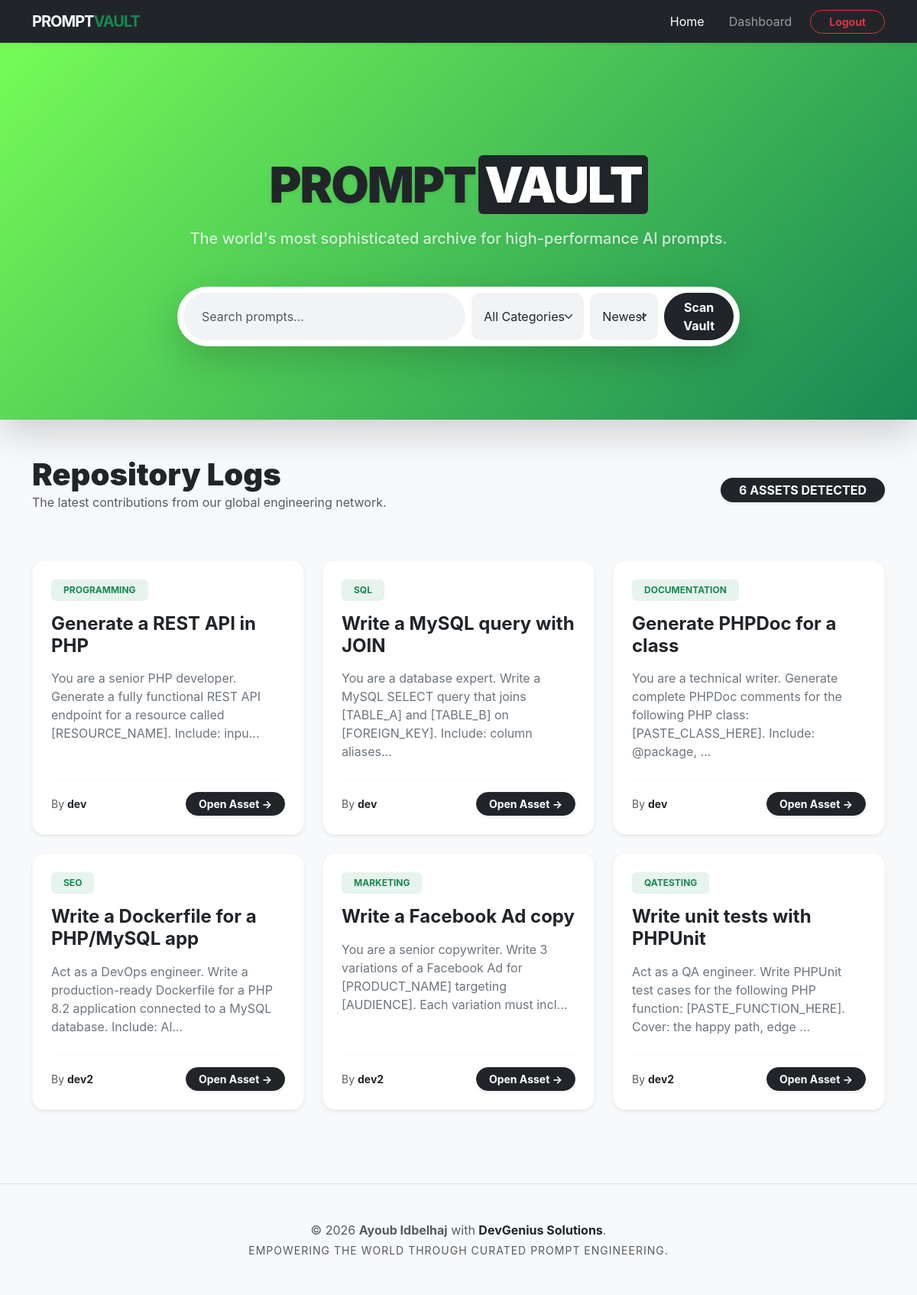
Page /app/index.php (signed in) on the committed database.
### tables this page shows
CREATE TABLE prompts (
    id          INT UNSIGNED NOT NULL AUTO_INCREMENT,  
    title       VARCHAR(200) NOT NULL,  
    content     TEXT         NOT NULL,  
    user_id     INT UNSIGNED NOT NULL,  
    category_id INT UNSIGNED NOT NULL,  
    created_at  DATETIME     NOT NULL DEFAULT CURRENT_TIMESTAMP,  
    updated_at  DATETIME     NOT NULL DEFAULT CURRENT_TIMESTAMP ON UPDATE CURRENT_TIMESTAMP,  
    PRIMARY KEY (id),

     
    CONSTRAINT fk_prompts_user     FOREIGN KEY (user_id)     REFERENCES users(id)      ON DELETE CASCADE,
     
    CONSTRAINT fk_prompts_category FOREIGN KEY (category_id) REFERENCES categories(id) ON DELETE RESTRICT
);

CREATE TABLE categories (
    id         INT UNSIGNED NOT NULL AUTO_INCREMENT,  
    name       VARCHAR(100) NOT NULL UNIQUE,  
    created_at DATETIME     NOT NULL DEFAULT CURRENT_TIMESTAMP,  
    PRIMARY KEY (id)
);

CREATE TABLE users (
    id            INT UNSIGNED         NOT NULL AUTO_INCREMENT,  
    username      VARCHAR(50)          NOT NULL UNIQUE, 
    email         VARCHAR(150)         NOT NULL UNIQUE, 
    password_hash VARCHAR(255)         NOT NULL, 
    role          ENUM('user','admin') NOT NULL DEFAULT 'user',  
    created_at    DATETIME             NOT NULL DEFAULT CURRENT_TIMESTAMP,  
    PRIMARY KEY (id)  
);

### app/index.php (the view, shortened to what this page needs)
<?php
require_once dirname(__DIR__) . '/config/db.php';
$search   = isset($_GET['search']) ? trim($_GET['search']) : '';
$category = isset($_GET['category']) ? $_GET['category'] : '';
$sort     = isset($_GET['sort']) ? $_GET['sort'] : 'newest';
$page     = isset($_GET['page']) && is_numeric($_GET['page']) ? (int)$_GET['page'] : 1;
$limit    = 6;
$offset   = ($page - 1) * $limit;
try {
    $baseQuery = "
        FROM prompts p
        INNER JOIN users u ON p.user_id = u.id
        INNER JOIN categories c ON p.category_id = c.id
        WHERE 1=1
    ";
    $params = [];
    $countStmt = $pdo->prepare("SELECT COUNT(*) $baseQuery");
    $countStmt->execute($params);
    $totalCount = $countStmt->fetchColumn();
    $orderBy = ($sort === 'oldest') ? 'p.created_at ASC' : 'p.created_at DESC';
    $mainStmt = $pdo->prepare("SELECT p.*, u.username as author, c.name as category $baseQuery ORDER BY $orderBy LIMIT $limit OFFSET $offset");
    $mainStmt->execute($params);
    $prompts = $mainStmt->fetchAll();
} catch (PDOException $e) {
    $error = "System Synchronization Error: " . $e->getMessage();
}
require_once dirname(__DIR__) . '/includes/header.php';
?>
<section class="hero-section text-center shadow-lg mb-5 pb-5">
    <div class="container py-lg-5">
        <h1 class="display-3 fw-900 mb-3 text-dark">
            PROMPT<span class="text-white bg-dark px-2 rounded ms-1">VAULT</span>
        </h1>
        <p class="lead mb-5 mx-auto w-75 fw-500 opacity-75">
            The world's most sophisticated archive for high-performance AI prompts.
        </p>
        <div class="row justify-content-center">
            <div class="col-md-10 col-lg-8">
                <form action="index.php" method="GET" class="bg-white p-2 rounded-pill shadow-lg d-flex gap-2">
                    <input type="text" name="search" class="form-control border-0 px-4 rounded-pill" value="<?php echo htmlspecialchars($search); ?>" placeholder="Search prompts..." style="box-shadow: none;">
                    <select name="category" class="form-select border-0 w-auto d-none d-md-block" style="box-shadow: none;">
                        <option value="">All Categories</option>
                    </select>
                    <select name="sort" class="form-select border-0 w-auto d-none d-lg-block" style="box-shadow: none;">
                        <option value="newest" <?php echo ($sort == 'newest') ? 'selected' : ''; ?>>Newest</option>
                    </select>
                    <button type="submit" class="btn btn-dark px-4 rounded-pill fw-bold">Scan Vault</button>
                </form>
            </div>
        </div>
    </div>
</section>
<div class="container pb-5" id="prompts">
    <div class="row align-items-center mb-5 mt-4">
        <div class="col-md-8">
            <h2 class="fw-900 display-6 mb-0">Repository Logs</h2>
            <p class="text-muted">
                <?php if (!empty($search) || !empty($category)): ?>
                    Filtered Results: <span class="fw-bold text-dark">'<?php echo htmlspecialchars($search); ?>'</span>
                    <a href="index.php" class="text-danger small ms-2 text-decoration-none">Clear Filters &times;</a>
                <?php else: ?>
                    The latest contributions from our global engineering network.
                <?php endif; ?>
            </p>
        </div>
        <div class="col-md-4 text-md-end">
            <span class="badge bg-dark rounded-pill py-2 px-4 shadow-sm fs-6">
                <?php echo $totalCount; ?> ASSETS DETECTED
            </span>
        </div>
    </div>
    <?php if (isset($error)): ?>
        <div class="alert alert-danger py-4 shadow-sm rounded-4" role="alert">
            <h5 class="alert-heading fw-bold">Critical Error</h5>
            <p class="mb-0"><code><?php echo $error; ?></code></p>
        </div>
    <?php else: ?>
        <div class="row g-4 justify-content-center">
            <?php foreach ($prompts as $prompt): ?>
                <div class="col-sm-12 col-md-6 col-lg-4">
                    <article class="card h-100 shadow-sm rounded-4 border-light transition-hover overflow-hidden">
                        <div class="card-body p-4 d-flex flex-column">
                            <div class="mb-3">
                                <span class="badge bg-success bg-opacity-10 text-success text-uppercase fw-bold py-2 px-3 small">
                                    <?php echo htmlspecialchars($prompt['category']); ?>
                                </span>
                            </div>
                            <h4 class="card-title fw-bold mb-3"><?php echo htmlspecialchars($prompt['title']); ?></h4>
                            <p class="card-text text-secondary mb-4 flex-grow-1">
                                <?php
                                    $snippet = htmlspecialchars($prompt['content']);
                                    echo (strlen($snippet) > 130) ? substr($snippet, 0, 130) . "..." : $snippet;
                                ?>
                            </p>
                            <div class="mt-auto d-flex justify-content-between align-items-center border-top border-light pt-3">
                                <div class="text-muted small">
                                    By <span class="fw-bold text-dark"><?php echo htmlspecialchars($prompt['author']); ?></span>
                                </div>
                                <a href="view-prompt.php?id=<?php echo $prompt['id']; ?>" class="btn btn-sm btn-dark px-3 rounded-pill fw-bold shadow-sm">
                                    Open Asset &rarr;
                                </a>
                            </div>
                        </div>
                    </article>
                </div>
            <?php endforeach; ?>
        </div>
    <?php endif; ?>
</div>
<?php require_once dirname(__DIR__) . '/includes/footer.php'; ?>

### includes/header.php (shortened to what this page needs)
<!DOCTYPE html>
<html lang="en">
<head>
    <link href="https://cdn.jsdelivr.net/npm/bootstrap@5.3.0/dist/css/bootstrap.min.css" rel="stylesheet">
    <link rel="stylesheet" href="../style/main.css">
</head>
<body>
    <?php
    $current_page = basename($_SERVER['PHP_SELF']);
    $is_logged_in = isset($_SESSION['user_id']);
    ?>
    <nav class="navbar navbar-expand-lg navbar-dark bg-dark shadow-sm">
        <div class="container">
            <a class="navbar-brand fw-bold" href="index.php">
                PROMPT<span class="text-success">VAULT</span>
            </a>
            <div class="collapse navbar-collapse" id="navbarNav">
                <ul class="navbar-nav ms-auto align-items-center">
                    <li class="nav-item">
                        <a class="nav-link px-3 <?php echo ($current_page == 'index.php') ? 'active' : ''; ?>" href="index.php">Home</a>
                    </li>
                    <?php if ($is_logged_in): ?>
                        <li class="nav-item">
                            <a class="nav-link px-3 <?php echo ($current_page == 'dashboard.php') ? 'active' : ''; ?>" href="dashboard.php">Dashboard</a>
                        </li>
                        <li class="nav-item ms-lg-2">
                            <a class="btn btn-outline-danger btn-sm rounded-pill px-4 fw-bold" href="logout.php">Logout</a>
                        </li>
                    <?php endif; ?>
                </ul>
            </div>
        </div>
    </nav>
    <main>

### includes/footer.php (shortened to what this page needs)
    </main>
    <footer class="bg-light py-5 mt-5 border-top">
        <div class="container text-center text-muted">
            <p class="mb-1">&copy; <?php echo date('Y'); ?> <span class="fw-bold">Ayoub Idbelhaj</span> with <span class="fw-bold text-dark">DevGenius Solutions</span>.</p>
            <p class="small mb-0 text-uppercase letter-spacing-1">Empowering the world through curated prompt engineering.</p>
        </div>
    </footer>
</body>
</html>

### style/main.css (style rules this page uses)
:root { --primary-color: #198754; --primary-dark: #146c43; --dark-color: #212529; --accent-color: #76fc58; --bg-light: #f8f9fa; --card-shadow: 0 10px 30px rgba(0, 0, 0, 0.05); --card-shadow-hover: 0 15px 45px rgba(0, 0, 0, 0.1); }
html { scroll-behavior: smooth; height: 100%; }
body { background-color: var(--bg-light); font-family: 'Inter', system-ui, -apple-system, sans-serif; color: var(--dark-color); display: flex; flex-direction: column; min-height: 100vh; }
main { flex: 1; }
.fw-900 { font-weight: 900; }
.fw-500 { font-weight: 500; }
.letter-spacing-1 { letter-spacing: 1px; }
.hero-section { background: linear-gradient(135deg, var(--accent-color) 0%, var(--primary-color) 100%); color: #fff; padding: 100px 0; text-shadow: 0 2px 4px rgba(0,0,0,0.1); }
.hero-section h1 { letter-spacing: -2px; }
.transition-hover { transition: transform 0.3s cubic-bezier(0.34, 1.56, 0.64, 1), box-shadow 0.3s ease; }
.card { transition: all 0.3s ease; }
.form-control, .form-select { padding: 12px 16px; border-radius: 12px; border: 2px solid transparent; background-color: #f1f3f5; transition: all 0.2s ease; }
.navbar-brand { font-weight: 800; letter-spacing: -1px; }
footer { padding: 40px 0; margin-top: auto; }

### rows in the picture
prompts: category.name "PROGRAMMING", title "Generate a REST API in PHP", content "You are a senior PHP developer. Generate a fully functional REST API endpoint for a resource called [RESOURCE_NAME]. Include: inpu", user.username "dev"
prompts: category.name "SQL", title "Write a MySQL query with JOIN", content "You are a database expert. Write a MySQL SELECT query that joins [TABLE_A] and [TABLE_B] on [FOREIGN_KEY]. Include: column aliases", user.username "dev"
prompts: category.name "DOCUMENTATION", title "Generate PHPDoc for a class", content "You are a technical writer. Generate complete PHPDoc comments for the following PHP class: [PASTE_CLASS_HERE]. Include: @package,", user.username "dev"
prompts: category.name "SEO", title "Write a Dockerfile for a PHP/MySQL app", content "Act as a DevOps engineer. Write a production-ready Dockerfile for a PHP 8.2 application connected to a MySQL database. Include: Al", user.username "dev2"
prompts: category.name "MARKETING", title "Write a Facebook Ad copy", content "You are a senior copywriter. Write 3 variations of a Facebook Ad for [PRODUCT_NAME] targeting [AUDIENCE]. Each variation must incl", user.username "dev2"
prompts: category.name "QATESTING", title "Write unit tests with PHPUnit", content "Act as a QA engineer. Write PHPUnit test cases for the following PHP function: [PASTE_FUNCTION_HERE]. Cover: the happy path, edge", user.username "dev2"

### other values in the picture
$totalCount "6"
